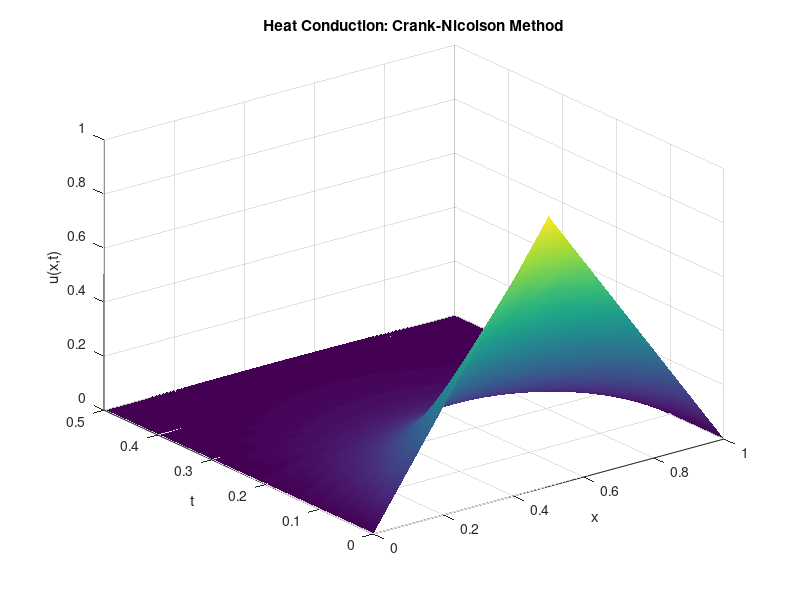

Write the MATLAB code that produced this figure.
fprintf('\n--- 17.7: Heat Conduction (Crank-Nicolson) ---\n');
L = 1; T = 0.5;
nx = 20; nt = 100;
dx = L/nx; dt = T/nt;
alpha = dt/(2*dx^2);   % assuming diffusivity = 1

x = linspace(0, L, nx+1);
u = zeros(nt+1, nx+1);

% Initial condition
for i = 1:nx+1
    if x(i) <= 0.5
        u(1,i) = 2*x(i);
    else
        u(1,i) = 2*(1 - x(i));
    end
end

A = diag(1+2*alpha*ones(nx-1,1)) + diag(-alpha*ones(nx-2,1),1) + diag(-alpha*ones(nx-2,1),-1);
B = diag(1-2*alpha*ones(nx-1,1)) + diag(alpha*ones(nx-2,1),1) + diag(alpha*ones(nx-2,1),-1);

for n = 1:nt
    b = B * u(n, 2:nx)';
    u(n+1, 2:nx) = (A \ b)';
    u(n+1, 1) = 0;    % boundary u(0,t) = 0
    u(n+1, end) = 0;  % boundary u(1,t) = 0
end

figure;
surf(x, linspace(0,T,nt+1), u);
xlabel('x'); ylabel('t'); zlabel('u(x,t)');
title('Heat Conduction: Crank-Nicolson Method');
shading interp;
